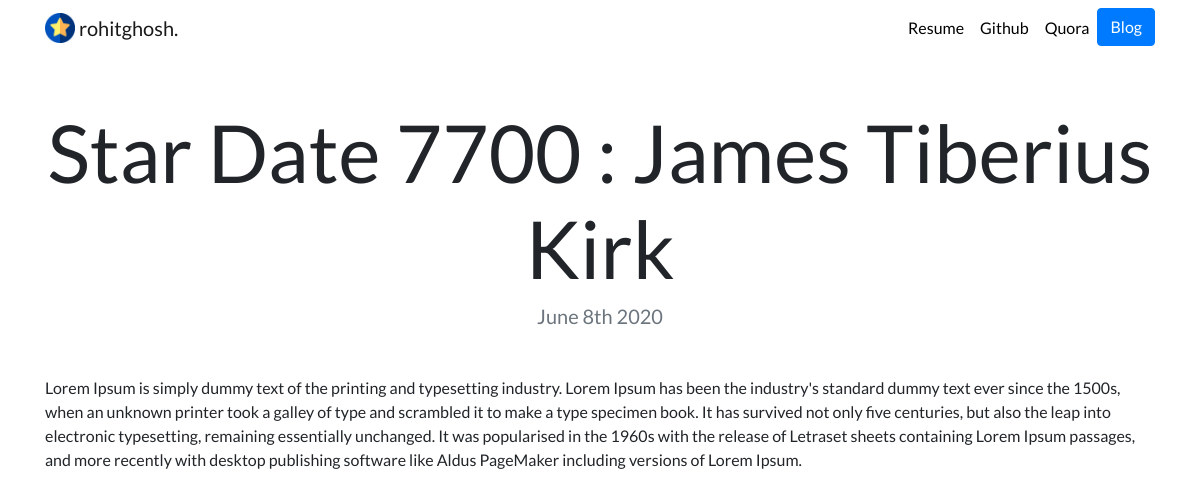
Page /blog/1/ on the committed database.
### blog/models.py (models this page shows, shortened)
class blog(models.Model):
    title = models.CharField(max_length = 100)
    description = models.TextField()
    date = models.DateField()

### blog/views.py (the view)
# urls.py: path('<int:blog_id>/', views.detail, name= 'detail'),
def detail(request, blog_id):
    blogs = get_object_or_404(blog, pk=blog_id)
    return render (request, 'blogs/detail.html',{'blogs':blogs})

### blog/templates/blogs/detail.html
{% extends "portfolio/base.html" %}
{% load static %}
{% block content %}
<h1 class="text-center mt-5" id="blogdetailtitle">{{ blogs.title }}</h1>
<h5 class="text-center text-muted mb-5">{{ blogs.date|date:'F jS Y' }}</h5>
{{ blogs.description|safe }}
{% endblock %}

### portfolio/static/portfolio/custom.css (style rules this page uses)
body { font-family: 'Lato', sans-serif; }
@media (min-width: 992px) { #blogdetailtitle { font-size: 5rem; } }

### rows in the picture
blog: title "Star Date 7700 : James Tiberius Kirk", date "June 8th 2020", description "Lorem Ipsum is simply dummy text of the printing and typesetting industry. Lorem Ipsum has been the industry's standard dummy text ever since the 1500s, when an unknown printer took a galley of type and scrambled it to make a type specimen book. It has survived not only five centuries, but also the leap into electronic typesetting, remaining essentially unchanged. It was popularised in the 1960s with the release of Letraset sheets containing Lorem Ipsum passages, and more recently with desktop publishing software like Aldus PageMaker including versions of Lorem Ipsum."
